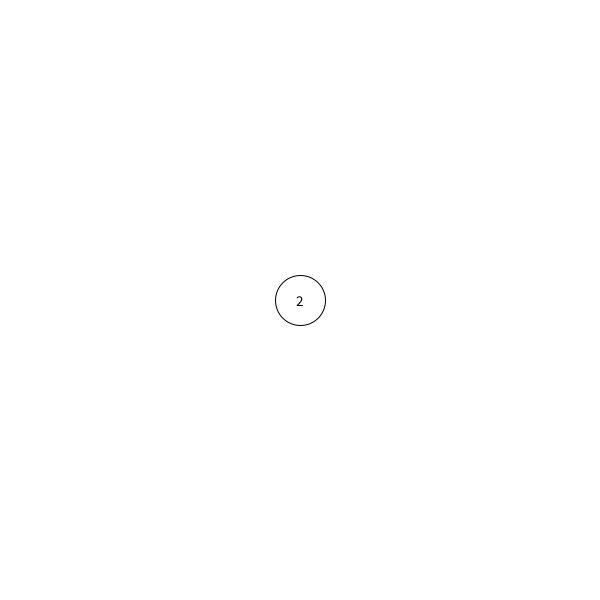
Frame 1 (no input)
Frame 60 (the mouse pressed at the canvas centre just before this capture): identical to frame 1, image omitted
Frame 120 (the mouse held since frame 60 and released just before this capture): identical to frame 1, image omitted

The Processing sketch that drew this single still picture (run headless with seeded random() and noise(); from frame 60 on, the mouse is pressed at the canvas centre):

// Processing sketch: main
// ── main.pde
Disegnatore disegnatore;
int[] sequenza = {2, 7, 3, 4, 10, 5, 6, 8, 9, 11, 12, 13};
Albero albero;
int count = 1;

void setup(){
  size(600, 600);
  background(255);
  albero = new Albero(sequenza[0]);
  disegnatore = new Disegnatore(albero, 600, 600);
  
}

void draw(){
  background(255);
  disegnatore.disegna();
  return;
}

void keyReleased(){
  if (key == ' ' && count < sequenza.length){
     albero.insert(albero.root, sequenza[count++]); 
  }
}

// ── Albero.pde
class Albero {
  Nodo root;
  ArrayList<Nodo> nodi;
  
  Albero(int x){
    root = new Nodo(x);
  }
  
  void insert(Nodo v, int x){
    if (v.el1 != null && v.el2 != null && v.el3 != null){ //<>//
      Nodo nuovoFiglio = split(v);
      if (v.p.el2 != null && x < v.p.el2) insert(v, x); 
      else insert(nuovoFiglio, x);
      return;
    }
    if (v.isLeaf()){
      v.aggiungiOrd(x);
      return;
    }
    if (x < v.el1) {
      insert(v.f1, x);
      return;
    }
    if (v.el2 == null || x < v.el2){
      insert(v.f2, x);
      return;
    }
    insert(v.f3, x);
  }
  
  Nodo split(Nodo v){
    if (!v.isRadice()){
      Nodo out;
      v.p.aggiungiOrd(v.el2);
      if (v.p.f3 == null) {
        v.p.f3 = new Nodo(v.el3);//nuovo nodo
        out = v.p.f3;
        v.p.f3.p = v.p;
      }else{
        v.p.f4 = new Nodo(v.el3);
        out = v.p.f4;
        v.p.f4.p = v.p;
      }
      v.el2 = null;
      v.el3 = null;
      return out;
    }else{
      Nodo newRoot = new Nodo(v.el2); //nuovo nodo
      this.root = newRoot;
      v.p = newRoot;
      newRoot.f1 = v;
      newRoot.f2 = new Nodo(v.el3); //nuovo nodo
      newRoot.f2.p = newRoot;
      v.el2 = null;
      v.el3 = null;
      newRoot.f2.f1 = v.f3;
      newRoot.f2.f2 = v.f4;
      v.f3 = null;
      v.f4 = null;
      return newRoot.f2;
    }
  }
  
  //@Override
  //String toString



}

// ── Disegna.pde
class Disegnatore{
  int hspace = 400;
  int vspace = 100;
  int r = 50;
  int w, h;
  PVector orizzontale = new PVector(1, 0);
  Albero albero;
  
  Disegnatore(Albero albero, int w, int h){
    this.albero = albero;
    this.w = w;
    this.h = h;
  }
  void disegna(){
    disegnaNodo(albero.root, new PVector(w/2, h/2));
  }
  
  void disegnaNodo(Nodo v, PVector pos){
    //padre
    fill(255);
    circle(pos.x, pos.y, r);
    fill(0);
    textAlign(CENTER, CENTER);
    textSize(15);
    String testo = v.el1.toString();
    if (v.el2 != null){
      testo += ", " + v.el2.toString();
    }
    if (v.el3 != null){
      testo += ", " + v.el3.toString();
    }
    text(testo, pos.x, pos.y);
    
    //figli (correggere sovrapposizioni)
    int nFigli = contaFigli(v);
    if (nFigli == 0) return;
    float step = hspace / nFigli;
    //float offset = pos.x - (hspace/2) + (step/2);
    float offset = - hspace/2 + (step/2);
    if (v.f1 != null){
      disegnaFiglio(v.f1, offset, pos);
      offset += step;
    }
    if (v.f2 != null){
      disegnaFiglio(v.f2, offset, pos);
      offset += step;
    }
    if (v.f3 != null){
      disegnaFiglio(v.f3, offset, pos);
      offset += step;
    }
    if (v.f4 != null){
      disegnaFiglio(v.f4, offset, pos);
    } 
  }
  
  int contaFigli(Nodo v){
    int nFigli = 0;
    if (v.f1 != null){
      nFigli++;
    }
    if (v.f2 != null){
      nFigli++;
    }
    if (v.f3 != null){
      nFigli++;
    }
    if (v.f4 != null){
      nFigli++;
    }
    return nFigli;
  }
  void disegnaFiglio(Nodo f, float offset, PVector posPadre){
    PVector posFiglio = posPadre.copy();
    posFiglio.add(offset, vspace);
    PVector diff = PVector.sub(posPadre, posFiglio);
    float theta = PVector.angleBetween(diff, orizzontale);
    float deltaX = (r/2) * cos(theta);
    float deltaY = (r/2) * sin(theta);
    line(posPadre.x - deltaX, posPadre.y + deltaY, posFiglio.x, posFiglio.y);
    disegnaNodo(f, posFiglio);
  }
}

// ── Nodo.pde
class Nodo {
  Integer el1, el2, el3;
  Nodo f1, f2, f3, f4, p;
  //float x, y;
  //PVector pos;
  
  Nodo(int el1){
    this.el1 = el1;
    this.el2 = null;
    this.el3 = null;
  }


  void aggiungiOrd(int x){
    if (x < this.el1){
        this.el3 = this.el2;
        this.el2 = this.el1;
        this.el1 = x;
    }else if (this.el2 == null || x < this.el2){
      this.el3 = this.el2;
      this.el2 = x;
    }else{
      this.el3 = x;
    }
  }
  
  
  boolean isLeaf(){
    return f1 == null && f2 == null && f3 == null && f4 == null;
  }
  
  
  boolean isRadice(){
    return p == null;
  }

  
  @Override
  String toString(){
    String testo = "";
    if(this.el1 != null) testo += this.el1.toString() + ", ";
    if(this.el2 != null) testo += this.el2.toString() + ", ";
    if(this.el3 != null) testo += this.el3.toString();
    
    return testo;
  }
  //void disegna(){
  //  circle(this.x, this.y, 20);
  //  textAlign(CENTER, CENTER);
  //  String testo = this.el1.x.toString() + ',' + this.el2.x.toString() + ',' + this.el3.x.toString();
  //  text(testo, this.x, this.y);
  //  line(this.x, this.y, this.f1.x, this.f1.y);
  //  line(this.x, this.y, this.f2.x, this.f2.y);
  //  line(this.x, this.y, this.f3.x, this.f3.y);
  //}
}

// ── Valore.pde
class Valore{
  Integer x;
  
  Valore(int x){
    this.x = x;
  }
}
